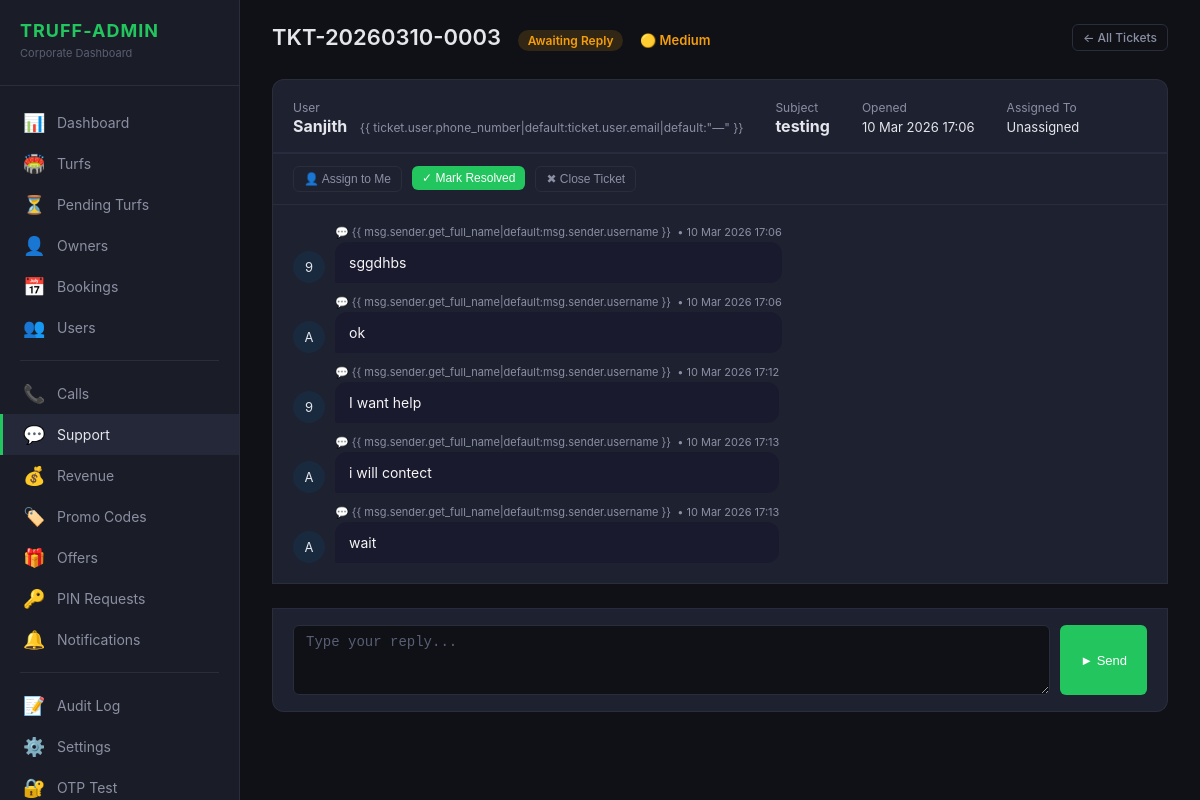
/truff-admin/support/TKT-20260310-0003/ (signed in), run on the app's committed database.
### support/models.py (models this page shows, shortened)
class SupportTicket(models.Model):
    STATUS_CHOICES = [
        ('open', 'Open'),
        ('awaiting_reply', 'Awaiting Reply'),
        ('resolved', 'Resolved'),
        ('closed', 'Closed'),
    ]
    PRIORITY_CHOICES = [
        ('low', 'Low'),
        ('medium', 'Medium'),
        ('high', 'High'),
        ('urgent', 'Urgent'),
    ]
    user = models.ForeignKey(
        User, on_delete=models.CASCADE, related_name='support_tickets',
    )
    ticket_id = models.CharField(max_length=25, unique=True, editable=False)
    subject = models.CharField(max_length=200)
    status = models.CharField(max_length=20, choices=STATUS_CHOICES, default='open')
    priority = models.CharField(max_length=20, choices=PRIORITY_CHOICES, default='medium')
    assigned_to = models.ForeignKey(
        User, null=True, blank=True,
        on_delete=models.SET_NULL, related_name='assigned_tickets',
    )
    created_at = models.DateTimeField(auto_now_add=True)
    updated_at = models.DateTimeField(auto_now=True)
    resolved_at = models.DateTimeField(null=True, blank=True)
    class Meta:
        ordering = ['-updated_at']

class SupportMessage(models.Model):
    ticket = models.ForeignKey(
        SupportTicket, on_delete=models.CASCADE, related_name='messages',
    )
    sender = models.ForeignKey(User, on_delete=models.CASCADE)
    message = models.TextField()
    attachment = models.FileField(
        upload_to='support_attachments/', null=True, blank=True,
    )
    is_read = models.BooleanField(default=False)
    created_at = models.DateTimeField(auto_now_add=True)
    class Meta:
        ordering = ['created_at']

### users/models.py (models this page shows, shortened)
class CustomUser(AbstractUser):
    class UserRole(models.TextChoices):
        USER = 'user', 'Normal User'
        TURF_OWNER = 'turf_owner', 'Turf Owner'
        PLATFORM_ADMIN = 'admin', 'Platform Admin'
    phone_number = models.CharField(max_length=15, blank=True, null=True)
    role = models.CharField(max_length=20, choices=UserRole.choices, default=UserRole.USER)
    profile_picture = models.ImageField(upload_to='profile_pictures/', blank=True, null=True)
    bio = models.TextField(blank=True, null=True)
    is_verified = models.BooleanField(default=True)  # Auto-verified: booking app
    is_phone_verified = models.BooleanField(default=False)
    referral_code = models.CharField(max_length=10, unique=True, null=True, blank=True)
    referred_by = models.ForeignKey(
        'self', null=True, blank=True, on_delete=models.SET_NULL, related_name='referrals'
    )
    referral_click_count = models.IntegerField(default=0)
    referral_install_count = models.IntegerField(default=0)
    referral_cashback_earned = models.DecimalField(max_digits=10, decimal_places=2, default=0)
    total_referrals = models.IntegerField(default=0)
    qualified_referrals = models.IntegerField(default=0)
    wallet_balance = models.DecimalField(max_digits=10, decimal_places=2, default=0)
    referred_by_owner = models.ForeignKey(
        'TurfOwner', null=True, blank=True, on_delete=models.SET_NULL,
        related_name='referred_users',
    )
    total_bookings = models.PositiveIntegerField(default=0)
    total_credits = models.PositiveIntegerField(default=0)
    used_credits = models.PositiveIntegerField(default=0)
    first_booking_completed = models.BooleanField(default=False)
    fcm_token = models.TextField(blank=True, null=True, help_text='Firebase Cloud Messaging device token')
    loyalty_tier = models.CharField(max_length=20, default='newbie')
    tier_updated_at = models.DateTimeField(auto_now=True)
    free_booking_counter = models.IntegerField(default=0)
    free_booking_available = models.BooleanField(default=False)
    birthday_credited_year = models.IntegerField(null=True, blank=True)
    date_of_birth = models.DateField(null=True, blank=True)
    created_at = models.DateTimeField(auto_now_add=True)
    updated_at = models.DateTimeField(auto_now=True)
    class Meta:
        ordering = ['-created_at']

### truff_admin_panel/views.py (the view, shortened to what this page needs)
# urls.py: path('support/<str:ticket_id>/', views.SupportTicketDetailView.as_view(), name='support_ticket'),
class SupportTicketDetailView(TruffAdminRequiredMixin, View):
    def get(self, request, ticket_id):
        from support.models import SupportTicket
        ticket = get_object_or_404(SupportTicket, ticket_id=ticket_id)
        ticket.messages.filter(is_read=False).exclude(
            sender=request.user
        ).update(is_read=True)
        return render(request, 'truff_admin/support_ticket.html', {
            'ticket': ticket,
            'messages': ticket.messages.select_related('sender').all(),
        })

### truff_admin_panel/context_processors.py (called while the page is built)
def pending_turf_count(request):
    if not request.user.is_authenticated:
        return {}
    if not (request.user.is_staff or request.user.groups.filter(name='Truff Admin').exists()):
        return {}
    try:
        return {'pending_turf_count': Turf.objects.filter(status=TurfStatus.PENDING).count()}
    except Exception:
        return {'pending_turf_count': 0}

### truff_admin_panel/mixins.py (called while the page is built)
    def test_func(self):
        user = self.request.user
        if not user.is_authenticated:
            return False
        return user.is_staff or user.groups.filter(name='Truff Admin').exists()

### truff_admin_panel/templates/truff_admin/support_ticket.html (shortened to what this page needs)
{% extends "truff_admin/base.html" %}
{% load truff_tags %}
{% block content %}
<div class="topbar">
    <h1>
        {{ ticket.ticket_id }}
        {% if ticket.status == "open" %}<span class="badge badge-info" style="font-size:12px;">Open</span>
        {% elif ticket.status == "awaiting_reply" %}<span class="badge badge-warning" style="font-size:12px;">Awaiting
            Reply</span>
        {% elif ticket.status == "resolved" %}<span class="badge badge-success" style="font-size:12px;">Resolved</span>
        {% else %}<span class="badge badge-secondary" style="font-size:12px;">Closed</span>
        {% endif %}
        {% if ticket.priority == "urgent" %}<span style="color:#ef4444;font-size:13px;font-weight:700;">&#128308;
            Urgent</span>
        {% elif ticket.priority == "high" %}<span style="color:#f97316;font-size:13px;">&#128992; High</span>
        {% elif ticket.priority == "medium" %}<span style="color:#f59e0b;font-size:13px;">&#128993; Medium</span>
        {% else %}<span style="color:#22c55e;font-size:13px;">&#128994; Low</span>
        {% endif %}
    </h1>
    <div class="topbar-actions">
        <a href="/truff-admin/support/" class="btn btn-outline btn-sm">&#8592; All Tickets</a>
    </div>
</div>
<div class="panel"
    style="padding:16px 20px;margin-bottom:0;border-bottom:1px solid #2a2a3e;border-radius:12px 12px 0 0;">
    <div style="display:flex;gap:32px;flex-wrap:wrap;align-items:center;">
        <div>
            <span style="color:#8b8fa3;font-size:12px;">User</span><br>
            <strong>{{ ticket.user.get_full_name|default:ticket.user.username }}</strong>
            <span style="color:#8b8fa3;font-size:12px;margin-left:8px;">{{
                ticket.user.phone_number|default:ticket.user.email|default:"—" }}</span>
        </div>
        <div>
            <span style="color:#8b8fa3;font-size:12px;">Subject</span><br>
            <strong>{{ ticket.subject }}</strong>
        </div>
        <div>
            <span style="color:#8b8fa3;font-size:12px;">Opened</span><br>
            <span style="font-size:13px;">{{ ticket.created_at|date:"d M Y H:i" }}</span>
        </div>
        <div>
            <span style="color:#8b8fa3;font-size:12px;">Assigned To</span><br>
            <span style="font-size:13px;">{{ ticket.assigned_to.username|default:"Unassigned" }}</span>
        </div>
    </div>
</div>
<div class="panel"
    style="padding:12px 20px;margin-bottom:0;border-top:none;border-radius:0;border-top:1px solid #2a2a3e;">
    <div style="display:flex;gap:10px;flex-wrap:wrap;">
        {% if ticket.assigned_to != request.user %}
        <form method="post" action="/truff-admin/support/{{ ticket.ticket_id }}/" style="margin:0;">
            <button type="submit" class="btn btn-outline btn-sm">&#128100; Assign to Me</button>
        </form>
        {% endif %}
        {% if ticket.status != "resolved" and ticket.status != "closed" %}
        <form method="post" action="/truff-admin/support/{{ ticket.ticket_id }}/" style="margin:0;">
            <button type="submit" class="btn btn-primary btn-sm" style="background:#22c55e;">&#10003; Mark
                Resolved</button>
        </form>
        <form method="post" action="/truff-admin/support/{{ ticket.ticket_id }}/" style="margin:0;">
            <button type="submit" class="btn btn-outline btn-sm" style="color:#8b8fa3;">&#10006; Close Ticket</button>
        </form>
        {% else %}
        <form method="post" action="/truff-admin/support/{{ ticket.ticket_id }}/" style="margin:0;">
            {% csrf_token %}<input type="hidden" name="action" value="reopen">
            <button type="submit" class="btn btn-outline btn-sm">&#8635; Reopen</button>
        </form>
        {% endif %}
    </div>
</div>
<div class="panel" id="chat-container"
    style="border-radius:0;border-top:none;min-height:300px;max-height:500px;overflow-y:auto;padding:20px;display:flex;flex-direction:column;gap:12px;">
    {% for msg in messages %}
    {% with is_admin=msg.sender.role %}
    <div
        style="display:flex;flex-direction:{% if is_admin == 'admin' %}row-reverse{% else %}row{% endif %};gap:10px;align-items:flex-end;">
        <div
            style="width:32px;height:32px;border-radius:50%;background:{% if is_admin == 'admin' %}#6366f1{% else %}#1a2a3e{% endif %};display:flex;align-items:center;justify-content:center;font-size:13px;flex-shrink:0;">
            {% if is_admin == "admin" %}&#128100;{% else %}{{ msg.sender.username|first|upper }}{% endif %}
        </div>
        <div style="max-width:70%;">
            <div
                style="font-size:11px;color:#8b8fa3;margin-bottom:3px;{% if is_admin == 'admin' %}text-align:right;{% endif %}">
                {% if is_admin == "admin" %}&#128100; Admin ({{ msg.sender.username }}){% else %}&#128172; {{
                msg.sender.get_full_name|default:msg.sender.username }}{% endif %}
                &nbsp;&bull;&nbsp;{{ msg.created_at|date:"d M Y H:i" }}
            </div>
            <div
                style="padding:10px 14px;border-radius:{% if is_admin == 'admin' %}12px 12px 2px 12px{% else %}12px 12px 12px 2px{% endif %};background:{% if is_admin == 'admin' %}#6366f1{% else %}#1a1a2e{% endif %};color:#f5f5f5;font-size:14px;line-height:1.5;word-break:break-word;">
                {{ msg.message }}
            </div>
        </div>
    </div>
    {% endwith %}
    {% empty %}
    <div style="text-align:center;color:#8b8fa3;padding:40px;">No messages yet.</div>
    {% endfor %}
</div>
{% if ticket.status != "closed" %}
<div class="panel" style="border-radius:0 0 12px 12px;border-top:1px solid #2a2a3e;padding:16px 20px;">
    <form method="post" action="/truff-admin/support/{{ ticket.ticket_id }}/" id="reply-form">
        <div style="display:flex;gap:10px;align-items:flex-end;">
            <textarea name="message" id="reply-text" class="form-input" placeholder="Type your reply..." rows="3"
                style="flex:1;resize:vertical;min-height:70px;font-size:14px;" required></textarea>
            <button type="submit" class="btn btn-primary" style="height:70px;padding:0 20px;white-space:nowrap;">
                &#9658; Send
            </button>
        </div>
    </form>
</div>
{% endif %}
{% endblock %}

### truff_admin_panel/static/truff_admin/css/style.css (style rules this page uses)
:root { --bg-primary: #0f1117; --bg-secondary: #1a1d27; --bg-card: #1e2130; --bg-hover: #252839; --border: #2a2d3a; --text-primary: #e4e6ec; --text-secondary: #8b8fa3; --text-muted: #5a5e73; --accent: #22c55e; --accent-hover: #16a34a; --accent-light: rgba(34, 197, 94, 0.12); --danger: #ef4444; --warning: #f59e0b; --info: #3b82f6; }
* { margin: 0; padding: 0; box-sizing: border-box; }
body { font-family: -apple-system, BlinkMacSystemFont, 'Segoe UI', Roboto, sans-serif; background: var(--bg-primary); color: var(--text-primary); min-height: 100vh; }
a { color: var(--accent); text-decoration: none; }
.topbar { display: flex; justify-content: space-between; align-items: center; margin-bottom: 28px; }
.topbar h1 { font-size: 22px; font-weight: 600; }
.topbar-actions { display: flex; gap: 12px; align-items: center; }
.panel { background: var(--bg-card); border: 1px solid var(--border); border-radius: 10px; padding: 24px; margin-bottom: 24px; }
.badge { display: inline-block; padding: 3px 10px; border-radius: 12px; font-size: 11px; font-weight: 600; text-transform: capitalize; }
.badge-warning { background: rgba(245,158,11,0.15); color: #f59e0b; }
.btn { display: inline-flex; align-items: center; gap: 6px; padding: 8px 16px; border: none; border-radius: 6px; font-size: 13px; font-weight: 500; cursor: pointer; transition: all 0.15s; }
.btn-primary { background: var(--accent); color: #fff; }
.btn-outline { background: transparent; border: 1px solid var(--border); color: var(--text-secondary); }
.btn-sm { padding: 5px 10px; font-size: 12px; }
.form-input, .form-select { background: var(--bg-primary); border: 1px solid var(--border); color: var(--text-primary); padding: 8px 12px; border-radius: 6px; font-size: 13px; outline: none; }
.form-input::placeholder { color: var(--text-muted); }

### data on the page
SupportTicket: ticket_id "TKT-20260310-0003", user.get_full_name "Sanjith", subject "testing", created_at "10 Mar 2026 17:06", assigned_to.username "Unassigned"
SupportMessage: sender.username|first "9", created_at "10 Mar 2026 17:06", message "sggdhbs"
SupportMessage: sender.username|first "A", created_at "10 Mar 2026 17:06", message "ok"
SupportMessage: sender.username|first "9", created_at "10 Mar 2026 17:12", message "I want help"
SupportMessage: sender.username|first "A", created_at "10 Mar 2026 17:13", message "i will contect"
SupportMessage: sender.username|first "A", created_at "10 Mar 2026 17:13", message "wait"
